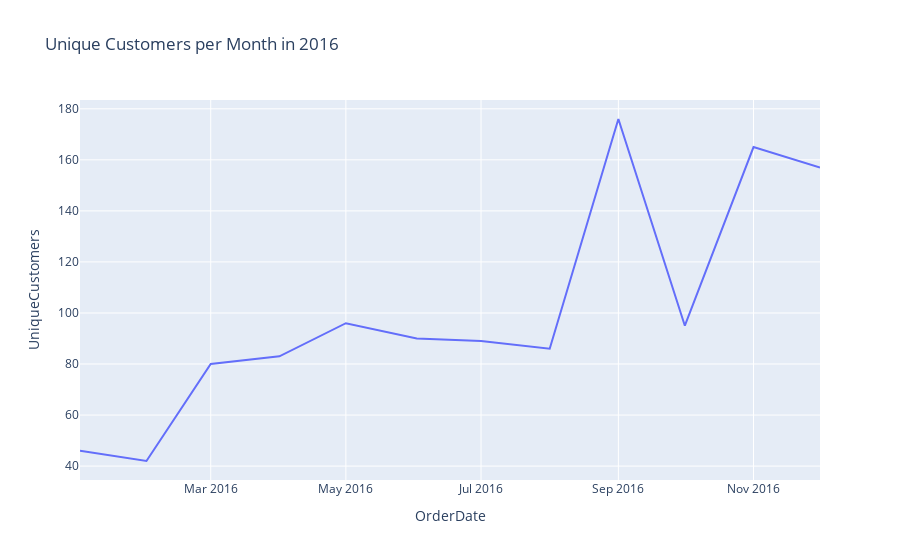

Notebook code cell kept with this figure:
### Markdown cell above
#### Number of unique Customer par month in 2016:

### Code cell
unique_customer_month_2016 = '''
                                SELECT
                                    STRFTIME('%Y', OrderDate)'Year',
                                    STRFTIME('%m', OrderDate)'Month',
                                    COUNT(DISTINCT CustomerId)'UniqueCustomers',
                                    OrderDate
                                FROM Orders_details AS od
                                JOIN Orders AS o
                                ON od.OrderId = o.OrderId
                                WHERE STRFTIME('%Y', OrderDate) = '2016'
                                GROUP BY Year, Month;
                            '''
                            

df = dataframe(unique_customer_month_2016)

fig = px.line(df, x='OrderDate', y='UniqueCustomers', title='Unique Customers per Month in 2016')
fig.show()

### Figure 1 — Plotly figure (JSON) as saved in the notebook; plotly's stock layout.template omitted (floating-point values rounded to 4 significant figures)
{"data": [{"hovertemplate": "OrderDate=%{x}<br>UniqueCustomers=%{y}<extra></extra>", "legendgroup": "", "line": {"color": "#636efa", "dash": "solid"}, "marker": {"symbol": "circle"}, "mode": "lines", "name": "", "orientation": "v", "showlegend": false, "type": "scatter", "x": ["2016-01-02", "2016-02-01", "2016-03-01", "2016-04-01", "2016-05-01", "2016-06-02", "2016-07-01", "2016-08-01", "2016-09-01", "2016-10-01", "2016-11-01", "2016-12-01"], "xaxis": "x", "y": [46, 42, 80, 83, 96, 90, 89, 86, 176, 95, 165, 157], "yaxis": "y"}], "layout": {"legend": {"tracegroupgap": 0}, "title": {"text": "Unique Customers per Month in 2016"}, "xaxis": {"anchor": "y", "domain": [0, 1], "title": {"text": "OrderDate"}}, "yaxis": {"anchor": "x", "domain": [0, 1], "title": {"text": "UniqueCustomers"}}}}
